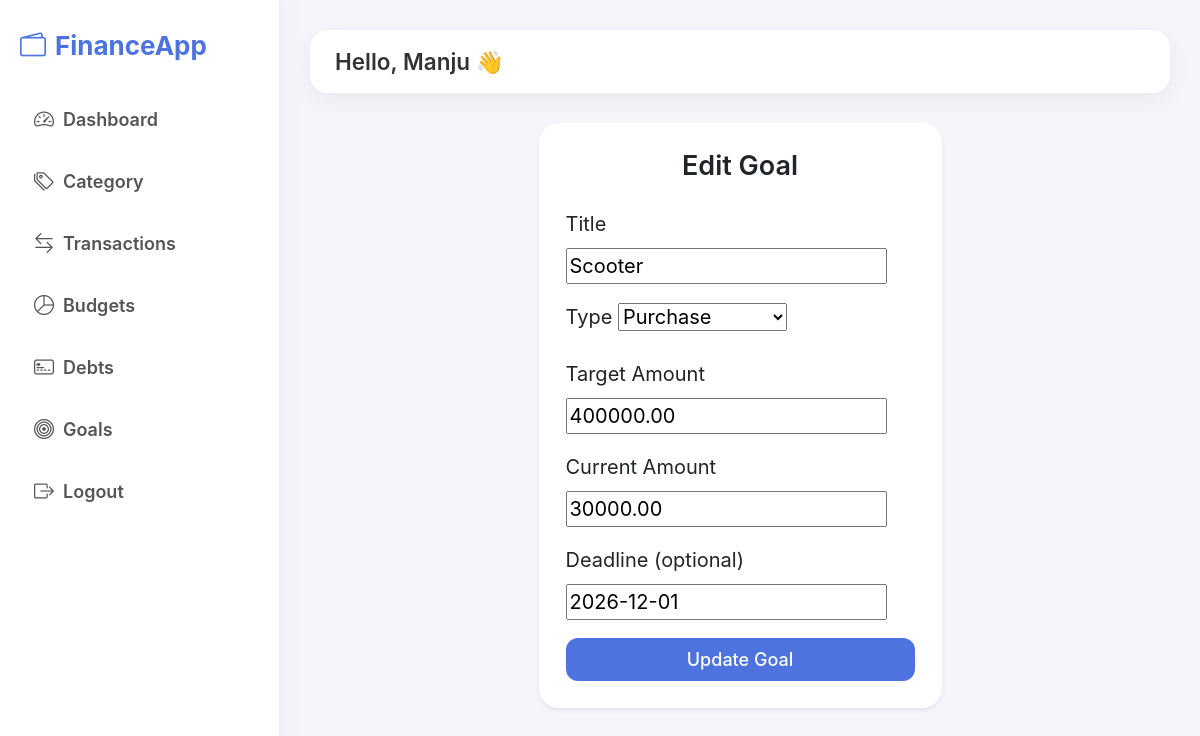
The page /goals/2/edit/ (signed in) on the database its author committed.
### fintrack_app/models.py (models this page shows, shortened)
class TimeStampModel(models.Model):
    created_at = models.DateTimeField(auto_now_add=True)
    updated_at = models.DateTimeField(auto_now=True)
    class Meta:
        abstract = True

class Goal(TimeStampModel):
    GOAL_TYPE = (
        ("savings", "Savings"),
        ("debt_clear", "Debt Clearance"),
        ("purchase", "Purchase"),
    )
    user = models.ForeignKey(User, on_delete=models.CASCADE)
    title = models.CharField(max_length=100)
    goal_type = models.CharField(max_length=20, choices=GOAL_TYPE)
    target_amount = models.DecimalField(max_digits=12, decimal_places=2, validators=[MinValueValidator(0.01)])
    current_amount = models.DecimalField(max_digits=12, decimal_places=2, validators=[MinValueValidator(0.0)], default=0)
    deadline = models.DateField(null=True, blank=True)
    class Meta:
        ordering = ["-created_at"]

### fintrack_app/views.py (the view, shortened to what this page needs)
# urls.py: path('goals/<int:pk>/edit/', views.GoalUpdateView.as_view(), name='goal-edit'),
class GoalUpdateView(UserFormMixin, UpdateView):
    model = Goal
    fields = ['title', 'goal_type', 'target_amount', 'current_amount', 'deadline']
    template_name = 'fintrack_app/goal/goal_form.html'
    success_url = reverse_lazy('goal-list')

### templates/fintrack_app/goal/goal_form.html (shortened to what this page needs)
{% extends "fintrack_app/base.html" %}
{% load static %}
{% block content %}
<div class="container my-4">
    <div class="row justify-content-center">
        <div class="col-lg-6">
            <div class="card p-4 shadow-sm">
                <h4 class="mb-4 text-center">
                    {% if form.instance.pk %}Edit Goal{% else %}Add Goal{% endif %}
                </h4>
                <form method="POST">
                    <div class="mb-3">
                        <label class="form-label">Title</label>
                        {{ form.title }}
                    </div>
                    <div class="mb-3">
                        <label class="form-label">Type</label>
                        {{ form.goal_type }}
                    </div>
                    <div class="mb-3">
                        <label class="form-label">Target Amount</label>
                        {{ form.target_amount }}
                    </div>
                    <div class="mb-3">
                        <label class="form-label">Current Amount</label>
                        {{ form.current_amount }}
                    </div>
                    <div class="mb-3">
                        <label class="form-label">Deadline (optional)</label>
                        {{ form.deadline }}
                    </div>
                    <div class="d-grid">
                        <button type="submit" class="btn btn-primary">
                            {% if form.instance.pk %}Update Goal{% else %}Add Goal{% endif %}
                        </button>
                    </div>
                </form>
            </div>
        </div>
    </div>
</div>
{% endblock %}

### templates/fintrack_app/base.html (shortened to what this page needs)
{% load static %}
<!DOCTYPE html>
<html lang="en">
<head>
    <link href="https://cdn.jsdelivr.net/npm/bootstrap-icons@1.11.3/font/bootstrap-icons.css" rel="stylesheet">
    <link href="{% static 'css/bootstrap.min.css' %}" rel="stylesheet">
    <link href="{% static 'css/style.css' %}" rel="stylesheet">
</head>
<body>
<div class="app-layout">
    <aside class="sidebar">
        <h4 class="logo">
            <i class="bi bi-wallet2 me-2"></i>FinanceApp
        </h4>
        <ul class="nav flex-column mt-4">
            <li class="nav-item">
                <a href="{% url 'dashboard' %}" class="nav-link">
                    <i class="bi bi-speedometer2 me-2"></i> Dashboard
                </a>
            </li>
            <li class="nav-item">
                <a href="{% url 'category-list' %}" class="nav-link">
                    <i class="bi bi-tags me-2"></i> Category
                </a>
            </li>
            <li class="nav-item">
                <a href="{% url 'transaction-list'%}" class="nav-link">
                    <i class="bi bi-arrow-left-right me-2"></i> Transactions
                </a>
            </li>
            <li class="nav-item">
                <a href="{% url 'budget-list' %}" class="nav-link">
                    <i class="bi bi-pie-chart me-2"></i> Budgets
                </a>
            </li>
            <li class="nav-item">
                <a href="{% url 'debt-list' %}" class="nav-link">
                    <i class="bi bi-credit-card-2-front me-2"></i> Debts
                </a>
            </li>
            <li class="nav-item">
                <a href="{% url 'goal-list' %}" class="nav-link">
                    <i class="bi bi-bullseye me-2"></i> Goals
                </a>
            </li>
            <li class="nav-item">
                <a href="{% url 'logout' %}" class="nav-link">
                    <i class="bi bi-box-arrow-right me-2"></i> Logout
                </a>
            </li>
        </ul>
</aside>
    <main class="main-content">
        <div class="topbar">
            <div>
                <h5 class="mb-0">Hello, {{ request.user.username }} 👋</h5>
            </div>
        </div>
        <div class="content-wrapper">
            {% block content %}{% endblock %}
        </div>
    </main>
</div>
</body>
</html>

### static/css/style.css (style rules this page uses)
html { font-size: 18px; }
body { margin: 0; padding: 0; background: #f4f6fb; font-family: 'Inter', sans-serif; color: #333; font-size: 20px; }
a { text-decoration: none; }
h1,h2,h3,h4,h5 { font-weight: 600; }
.app-layout { display: flex; min-height: 100vh; }
.sidebar { width: 280px; background: #ffffff; padding: 30px 20px; box-shadow: 5px 0 25px rgba(0,0,0,0.04); position: fixed; border-right: 1px solid #eef1f6; height: 100vh; }
.sidebar .logo { font-weight: 700; font-size: 26px; color: #4e73df; margin-bottom: 10px; }
.sidebar .nav-link { display: flex; align-items: center; color: #555 !important; padding: 16px 14px; border-radius: 12px; font-weight: 600 !important; font-size: 18px; transition: background 0.2s ease, color 0.2s ease, transform 0.2s ease; }
.sidebar .nav-link i { font-size: 20px; }
.main-content { margin-left: 280px; width: 100%; padding: 30px; }
.topbar { background: white; padding: 18px 25px; border-radius: 18px; box-shadow: 0 8px 25px rgba(0,0,0,0.05); margin-bottom: 30px; font-size: 4.4rem; }
.card { border: none !important; padding:22px ; border-radius: 20px !important; box-shadow: 0 8px 30px rgba(0,0,0,0.05); transition: box-shadow 0.2s ease; }
.btn { border-radius: 12px; font-weight: 500; padding: 8px 18px; transition: background 0.2s ease, box-shadow 0.2s ease; }
.btn-primary { background: #4e73df; border: none; }

### rows shown on the page
Goal: title "Scooter", goal_type "Purchase", target_amount "400000.00", current_amount "30000.00", deadline "2026-12-01"

### other values the page prints
{{ request.user.username }} "Manju"
